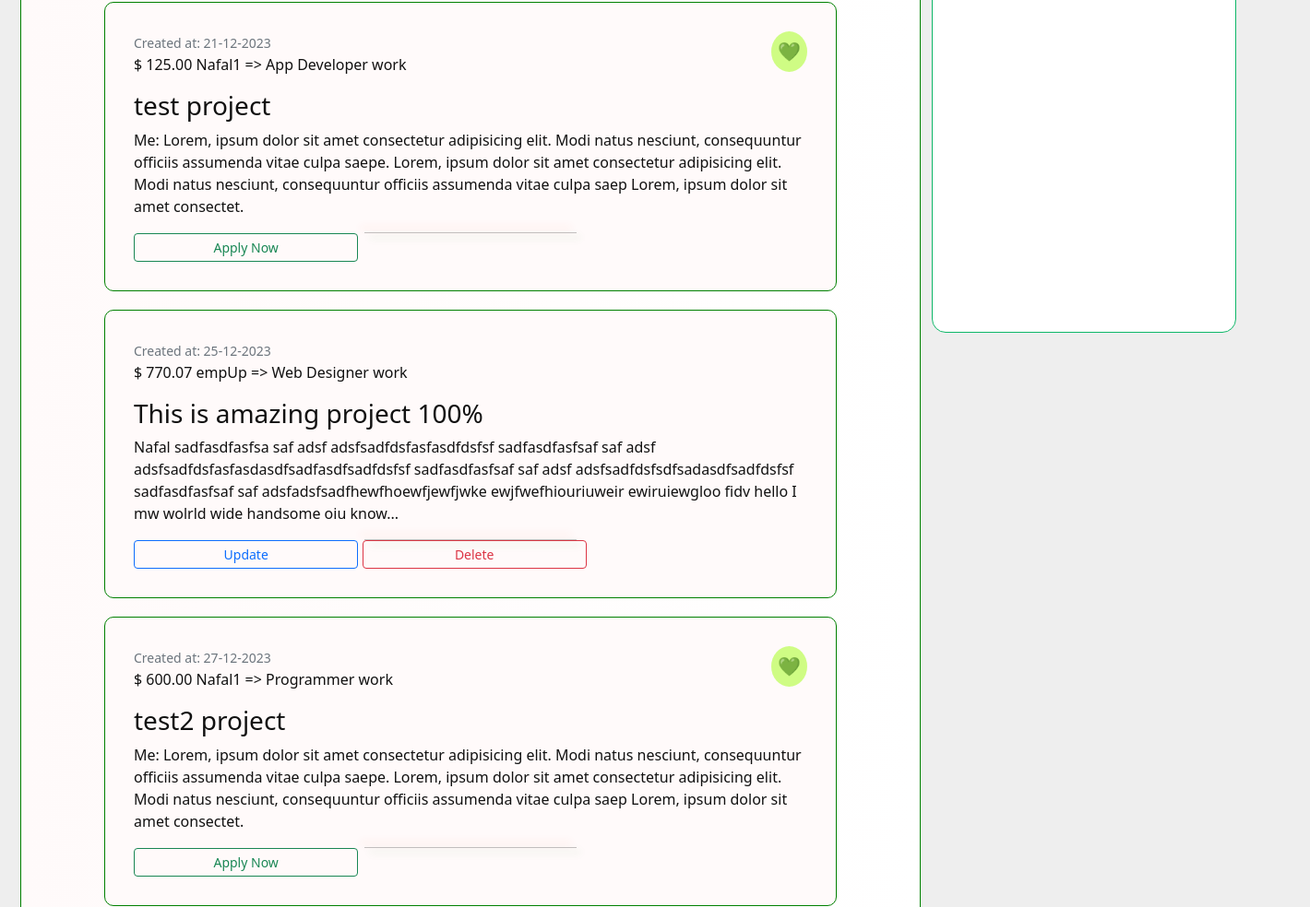
The page /jobs/ (signed in, middle part) on the database as committed earlier.
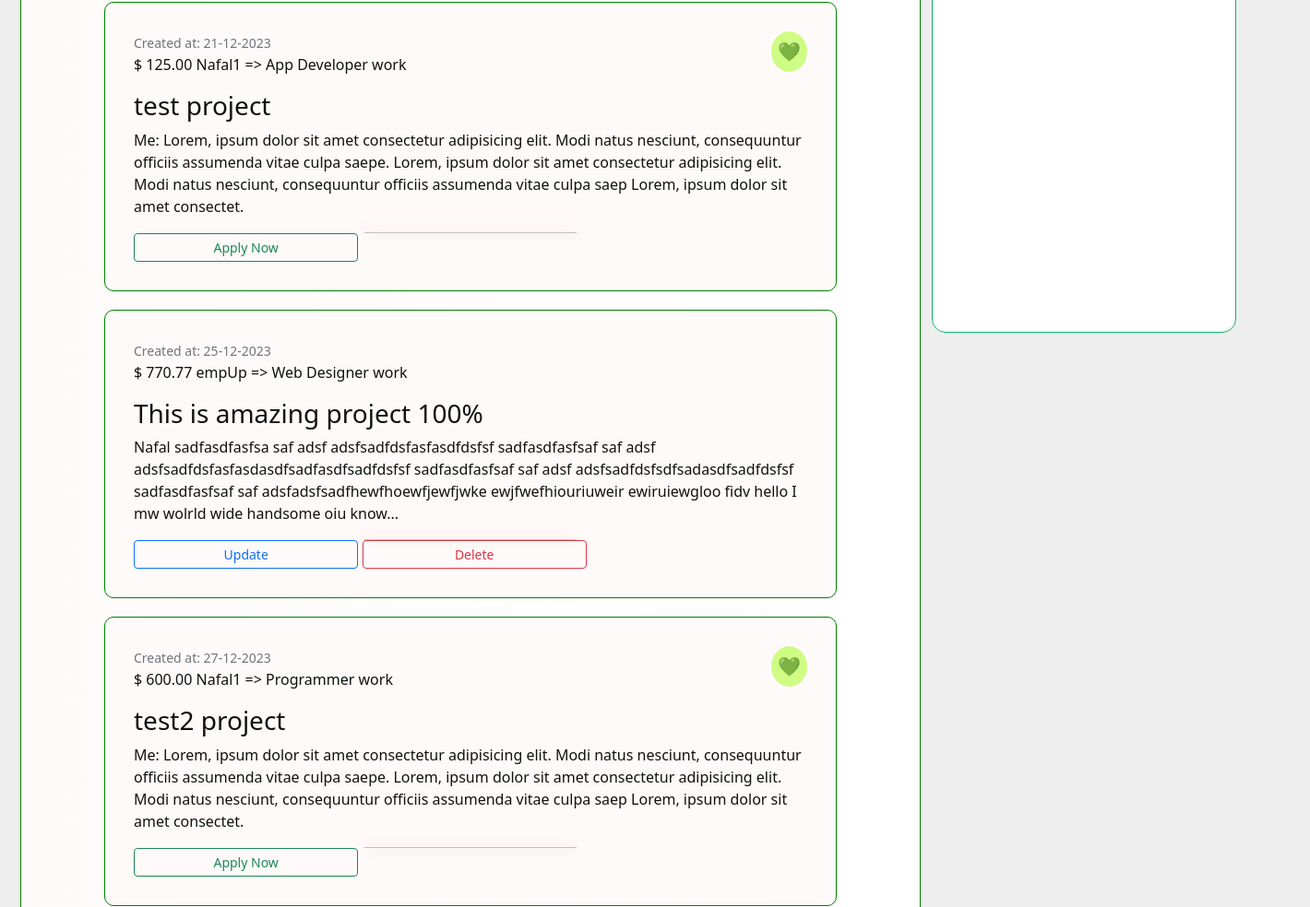
The same page on the database as committed later.
### books/models.py (models this page shows, shortened)
class Books(models.Model):
    title: str = models.CharField(max_length=100)
    description: str = models.TextField(max_length=500)
    author: User = models.ForeignKey(User, on_delete=models.SET_NULL,
                                     null=True, blank=True)
    genre: str = models.CharField(max_length=25)
    is_available: bool = models.BooleanField(default=True)
    price: float = models.DecimalField(max_digits=5, decimal_places=2)
    created: datetime = models.DateTimeField(auto_now_add=True)
    image = models.ImageField(
        default='books/book_default_img.png', upload_to="books")
    objects = models.Manager()  # default
    c_objects = BooksManager()  # custom manager

### books/views.py (the view)
# urls.py: path("", WorksListView.as_view(), name="books_view"),
class WorksListView(ListView):
    modal = Books
    template_name = 'jobs.html'
    def get_queryset(self):
        return Books.objects.all()

### books/templates/jobs.html (shortened to what this page needs)
{% extends 'base.html' %}
{% load static %}
{% load django_bootstrap5 %}
{% block content %}
  <br />
  <br /><br />
  <div class="leftss">
    <div class="ch_1">
      <br />
      <div class="container-fluid">
        <div class="all-books">
          <br><br>
          {% if object_list %}
            {% for book in object_list %}
              <div class="book">
                <div class="book-header">
                  <small class="text-secondary">Created at: {{ book.created|date:'d-m-Y' }}
                  </small>
                  {% if book.author.id == request.user.id %}
                  {% else %}
                  <span class="save">
                      <a href="{% url 'add_to_wishlist' book.id %}">
                          {% if is_saved %}
                              🖤
                          {% else %}
                              💚
                          {% endif %}
                      </a>
                  </span>
              {% endif %}
                  <p class="book-cost">$ {{ book.price }} {{ book.author }} => {{ book.genre }} work</p>
                </div>
                <h3>{{ book.title }}</h3>
                <p>{{ book.description }}</p>
                  <div class="book-footer">
                    <hr />
                    {% if book.author.id == request.user.id %}
                      <a href="{% url 'update_book' book.id %}" class="btn btn-sm col-sm-4 btn-outline-primary">Update</a>
                      <a href="{% url 'delete_book' book.id %}" class="btn btn-sm col-sm-4 btn-outline-danger">Delete</a>
                    {% else %}
                      <a href="{% url 'book_details' book.id %}" class="btn btn-sm col-sm-4 btn-outline-success">Apply Now</a>
                    {% endif %}
                  </div>
              </div>
            {% endfor %}
          {% else %}
            <p>No jobs found</p>
          {% endif %}
        </div>
      </div>
    </div>
    <div class="ch_2">
    </div>
  </div>
{% endblock %}

### templates/base.html (shortened to what this page needs)
{% load static %}
{% load django_bootstrap5 %}
<!DOCTYPE html>
<html lang="en">
  <head>
    {% bootstrap_css %}
    <link rel="stylesheet" type="text/css" href="{% static 'css/base.css' %}" />
    <link rel="stylesheet" type="text/css" href="{% static 'css/navbar.css' %}" />
  </head>
  <body>
    {% if user.is_authenticated %}
      <main id="logged-in-menu">
        <div>
        </div>
        <div>
          {% block content %}
          {% endblock %}
        </div>
      </main>
    {% endif %}
  </body>
</html>

### static/css/base.css (style rules this page uses)
* { padding: 0; margin: 0; box-sizing: border-box; transition: 0.2s ease-out; }
body { background-color: #eee; color: #111; }
main#logged-in-menu { min-height: 100vh; display: grid; grid-template-columns: 50px 1fr; gap: 10px; background-color: #eee; }
main#logged-in-menu > div { position: relative; }
main#logged-in-menu > div:first-child { border-radius: 0 10px 10px 0; }
main#logged-in-menu > div:last-child { padding: 10px; }
.end b, h4, p { cursor: pointer; }
* { margin: 0; padding: 0; box-sizing: border-box; transition: 0.3s; }

### static/css/navbar.css (style rules this page uses)
* { margin: 0; padding: 0; box-sizing: border-box; transition: 0.3s; }

### books/templates/jobs.html (style rules this page uses)
.all-books { background-image: linear-gradient(to right, snow, white); border-radius: 0 20px 20px 20px; margin: -14px 0px; padding: 50px; border: 1px solid green; }
.book { border-radius: 10px; padding: 31px; background-image: linear-gradient(to right, snow, snow); border: 1px solid green; margin: 20px 40px; }
.book hr { background-color: green; }
.leftss { display: grid; grid-template-columns: repeat(3, 1fr); gap: 10px; }
.leftss .ch_1 { width: 1000px; margin: 10px -60px; }
.ch_2 { width: 330px; height: 720px; background-color: white; border: 0.3px solid rgb(14, 183, 104); color: black; margin: 10px 50px; border-radius: 15px; text-align: center; }
.ch_2 h1, a { font-family: Georgia, 'Times New Roman', Times, serif; font-size: 20px; }
hr { width: 230px; box-shadow: 5px 5px 8px green, -5px -5px 8px orangered; margin: 0 auto; }
.save { float: right; background-color: rgba(172, 255, 47, 0.575); padding: 7px; border-radius: 50%; }
.save a { text-decoration: none; }

Rows that differ between the two databases and show on the page:
changed Books "This is amazing project 100%": price "770.07" → "770.77"
